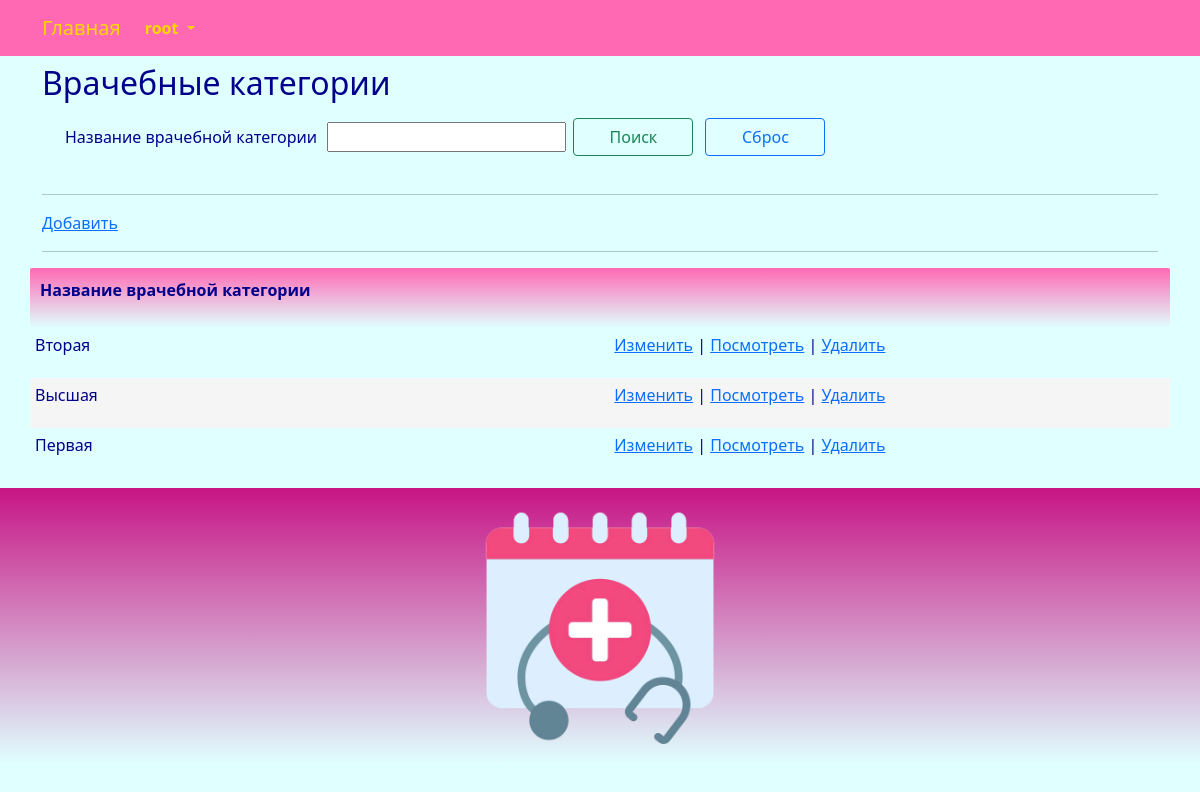
/category/index/ (signed in), run on the app's committed database.
### center/models.py (models this page shows, shortened)
class Category(models.Model):
    category_title = models.CharField(_('category_title'), max_length=255, unique=True)
    class Meta:
        db_table = 'category'
        ordering = ['category_title']

### center/views.py (the view)
# urls.py: path('category/index/', views.category_index, name='category_index'),
@login_required
@user_passes_test(lambda u: u.is_superuser)
def category_index(request):
    try:
        category = Category.objects.all().order_by('category_title')
        if request.method == "POST":
            if 'searchBtn' in request.POST:
                title_search = request.POST.get("title_search")
                if title_search != '':
                    category = category.filter(category_title__contains = title_search)
                return render(request, "category/index.html", {"category": category,  "title_search": title_search })
            else:
                return render(request, "category/index.html", {"category": category, })
        else:
            return render(request, "category/index.html", {"category": category, })
        return render(request, "category/index.html", {"category": category,})
    except Exception as exception:
        print(exception)
        return HttpResponse(exception)

### templates/category/index.html (shortened to what this page needs)
{% extends "base.html" %}
{% load i18n %}
{% block content %}
<h2>{% trans "categorys" %}</h2>
<div class="row" style="margin: 10px">
	<form method="POST" enctype="multipart/form-data">
		<table>
			<tbody>
				<tr>
					<td>
						<p>{% trans "category_title" %} &nbsp;</p>
					</td>
					<td>
						<p><input type="search" value="{{title_search}}" name="title_search"></p>
					</td>
					<td>
						<p><button class="btn btn-outline-success" name="searchBtn" style="width:120px; margin:5px">{% trans "Search" %}</button></p>
					</td>
					<td>
						<p><button class="btn btn-outline-primary" name="resetBtn" type="submit" onClick="window.location.reload();" style="width:120px; margin:5px">{% trans "Reset" %}</button></p>
					</td>
				</tr>
			</tbody>
		</table>
	</form>
</div>
<hr>
<p><a href="{% url 'category_create'%}">{% trans "Add" %}</a></p>
<hr>
{% if category.count > 0 %}
<div class="row">
	<table id="myTable" class="table-manager" style="width:100%">
		<thead>
			<tr>
				<th><p>{% trans "category_title" %}</p></th>
				<th><p></p></th>
			</tr>
		</thead>
		<tbody>
			{% for e in category %}
			<tr>
				<td><p>{{ e.category_title }}</p></td>
				<td>
					<p>
					<a href="{% url 'category_edit' e.id %}">{% trans "Change" %}</a> |
					<a href="{% url 'category_read' e.id %}">{% trans "View" %}</a> |
					<a onclick="return confirm('Удалить запись?')" href="{% url 'category_delete' e.id %}">{% trans "Delete" %}</a>
					</p>
				</td>
			</tr>
			{% endfor %}
		</tbody>
	</table>
</div>
{% endif %}
{% endblock content %}

### templates/base.html (shortened to what this page needs)
<!DOCTYPE html>
{% load static %}
{% load i18n %}
<html>
	<head>
		<link rel="stylesheet" href="{% static 'css/bootstrap.min.css' %}">
		<link rel="stylesheet" href="{% static 'css/styles.css' %}" />
	</head>
	<nav class="navbar navbar-expand-lg justify-content-center">
		<div class="container">
			<div class="collapse navbar-collapse" id="mainMenu">
				<ul class="navbar-nav me-auto mb-2 mb-lg-0">
					<a class="navbar-brand" href="{{ HTTP_HOST }}/">{% trans "Home" %}</a>
					{% if user.is_authenticated %}
					<li class="nav-item dropdown">
						<a class="nav-link dropdown-toggle" href="#" id="navbarDropdown" role="button" data-bs-toggle="dropdown" aria-expanded="false">
							{{ user.username }}
						</a>
					</li>
					{% else %}
					<form class="form-inline ml-auto">
						<a href="{% url 'login' %}" class="btn btn-outline-secondary">{% trans "Log In" %}</a>
						<a href="{% url 'signup' %}" class="btn btn-primary ml-2">{% trans "Sign up" %}</a>
					</form>
					{% endif %}
				</ul>
			</div>
		</div>
	</nav>
	<body>
		<div class="container">
			{% block content%}{% endblock content %}
		</div>
	</body>
	<footer class="container-fluid text-center bg-lightgray">
		<div class="copyrights">
			<img src="{% static 'images/logo.png' %}" alt="logo" style="height:256px; padding: 10px;">
		</div>
	</footer>
</html>

### static/css/styles.css (style rules this page uses)
:root { --navbar-background-color: HotPink; --navbar-text-color: Gold; --main-background-color-light: LightCyan; --main-background-color-dark: HotPink; --main-text-color: DarkBlue; --main-header-color: DarkBlue; --main-text-attention-color: Purple; --footer-background-color-light: LightCyan; --footer-background-color-dark: MediumVioletRed; --footer-text-color: Teal; --card-background-color-light: Pink; --card-background-color-dark: HotPink; --card-text-color: SeaGreen; --table-background-color-light: LightCyan; --table-background-color-dark: #F5F5F5; --table-text-color: DarkBlue; --star-size: 30px; --star-color: LightYellow; --star-background: Yellow ; }
.navbar { background-color: var(--navbar-background-color); color: var(--navbar-text-color); }
.navbar .navbar-nav, .navbar .navbar-nav .navbar-text { color: var(--navbar-text-color); }
.navbar ul { background-color: var(--navbar-background-color); color: var(--navbar-text-color); }
.navbar li { background-color: var(--navbar-background-color); color: var(--navbar-text-color); }
.navbar a { background-color: var(--navbar-background-color); color: var(--navbar-text-color); }
.navbar-brand { background-color: var(--navbar-background-color); color: var(--navbar-text-color); }
.nav-item { background-color: var(--navbar-background-color); color: var(--navbar-text-color); font-weight: bold; }
body { background-color: var(--main-background-color-light); }
h1, h2, h3, h4, h5, h6 { color: var(--main-header-color); }
p, ul, li, label { color: var(--main-text-color); }
.table-manager { background-color: var(--main-background-color-light); width: 100%; }
.table-manager tbody { background-color: var(--main-background-color-light); border: none; margin-top: 20px; margin-bottom: 20px; }
.table-manager thead th { color: var(--main-text-color); font-weight: bold; text-align: left; padding: 10px; background-image: linear-gradient(top, var(--main-background-color-dark), var(--main-background-color-light)); background-image: -o-linear-gradient(top, var(--main-background-color-dark), var(--main-background-color-light)); background-image: -moz-linear-gradient(top, var(--main-background-color-dark), var(--main-background-color-light)); background-image: -webkit-linear-gradient(top, var(--main-background-color-dark), var(--main-background-color-light)); }
.table-manager thead tr th:first-child { border-radius: 2px 0 0 2px; }
.table-manager thead tr th:last-child { border-radius: 0 2px 2px 0; }
.table-manager tbody td { text-align: left; border: none; padding: 5px 5px; vertical-align: top; }
.table-manager tbody tr:nth-child(odd) { background: var(--table-background-color-light); }
.table-manager tbody tr:nth-child(even) { background: var(--table-background-color-dark); }
.table-manager tbody tr td:first-child { border-radius: 2px 0 0 2px; }
.table-manager tbody tr td:last-child { border-radius: 0 2px 2px 0; }
footer { background-image: linear-gradient(top, var(--footer-background-color-dark), var(--footer-background-color-light)); background-image: -o-linear-gradient(top, var(--footer-background-color-dark), var(--footer-background-color-light)); background-image: -moz-linear-gradient(top, var(--footer-background-color-dark), var(--footer-background-color-light)); background-image: -webkit-linear-gradient(top, var(--footer-background-color-dark), var(--footer-background-color-light)); margin-top: 10px; padding: 10px; }

### data on the page
Category: category_title "Вторая"
Category: category_title "Высшая"
Category: category_title "Первая"

### other printed values
{{ user.username }} "root"
